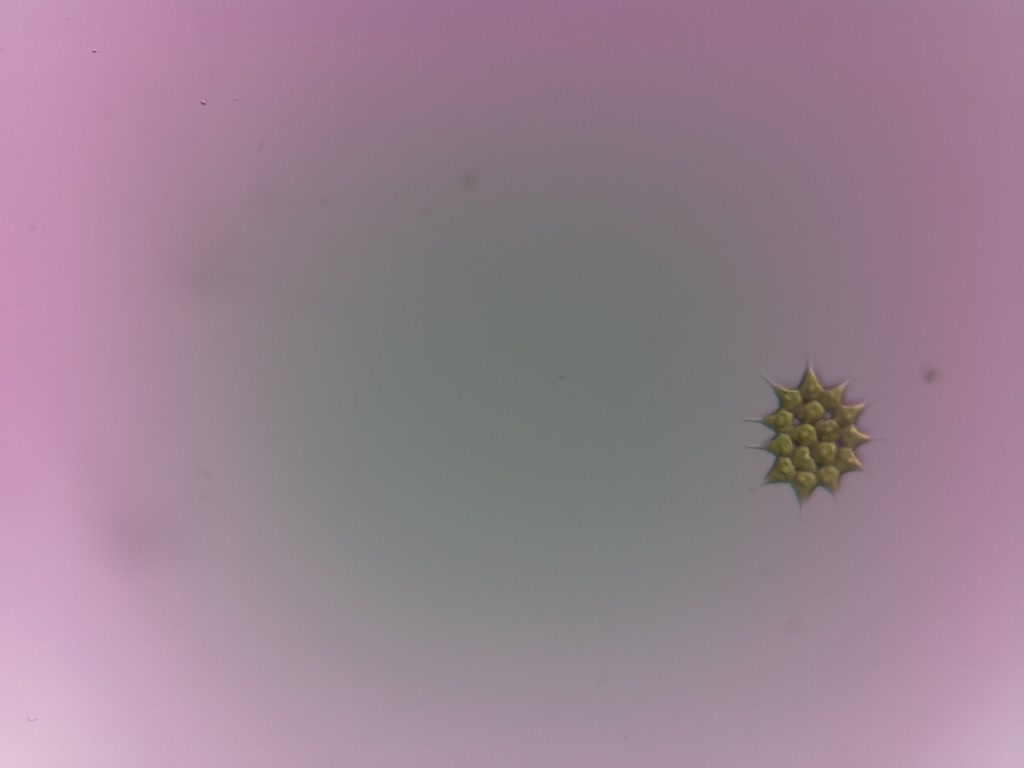
#> input picture Project/feature_extraction/feature_extraction_local/dataset/[150413_111153]_01.jpg, 1024 x 768 px; its folder holds only this picture in this run
$ python hog_local.py   (Python 2 division)
#> lines starting #> are read from the running program, lines starting #| are printed output that depends on the picture
# -*- coding: utf-8 -*-
"""
Created on Sun Apr 19 14:19:50 2015

@author: Sarunya
"""

import os
import sys
import numpy as np
from PIL import Image
import scipy.ndimage
import pickle
from skimage.feature import hog
from skimage import data, color, exposure
import scipy.ndimage
import time
from cv2 import HOGDescriptor
import random
from matplotlib import pyplot as plt

sys.setrecursionlimit(10000)
bs = 200
wd = 8 # theta_range=wd*wd*2
clmax = 11 #clmax is amount of class
theta_dim = 1
dset = 1
nofiles = 1

def timestamp(tt=time.time()):
    st=time.time()
    print("    took: %.2f sec"%(st-tt))
    return st

def normHOG(images_file):
    img = np.array(images_file)
    width, height = img.shape
    # SKIMAGE
    #fd , f = hog(img, orientations=8, pixels_per_cell=(height//8, width//8), cells_per_block=(16, 16), visualise=True)
    f = hog(img, normalise=True,pixels_per_cell=(height//4, width//4))
    print f.shape
    #print len(f)


    #scaling
    #s = (100./f.shape[0],100./f.shape[1])
    #normalized histogram of gradient
    return f#scipy.ndimage.zoom(f,s,order = 2)

def getValue(images):
    f = normHOG(images)
    # [9 lines of commented-out code are left out]
    return f.reshape(-1)

def getVector(images_files,class_files,samples,isTrain):
    ts=time.time()
    sub_img = []
    sub_cs = []
    bb = bs//2

    for f in xrange(len(images_files)):
        img = Image.open(images_files[f]).convert('L')
        w , h = img.size
        pixels=[]
        #print '%02d %s'%(f,images_files[f])
        for i in xrange(samples):
            r = np.random.randint(bb, h-bb)
            c = np.random.randint(bb, w-bb)
            pixels.append((c,r))
            box = (c-bb, r-bb, c + bb, r + bb)
            output_img = img.crop(box)
            sub_img.append(getValue(output_img))

        if isTrain:
            cimg = Image.open(class_files[f]).convert('L')
            for p in pixels:
                sub_cs.append(cimg.getpixel(p))
    if isTrain == True:
        sub_img=np.array(sub_img,dtype=np.float32)
        sub_cs=np.array(sub_cs,dtype=np.uint32)
        sub_cs[sub_cs==255]= clmax - 1
    else:
        sub_cs=None
    ts=timestamp(ts)

    return (sub_img ,sub_cs)


if __name__ == '__main__':
    isTrain = True #train (test: False)
    dsetname = './dataset'
    ddesname = 'hog_dataset'
    images_files = []
    class_files = []
    for root, dirs, files in os.walk(dsetname):
        for f in files:
            if f.endswith('jpg') or f.endswith('JPG') or f.endswith('png') or f.endswith('PNG'):
                # read image to array (PIL)
                images_files.append(os.path.join(root,f))

                img_name = os.path.basename(os.path.join(root,f))
                file_name = img_name.split(".")
                # check image don't have file type 'bmp'
                if isTrain is True:
                    # check image don't have file type 'bmp'
                    if os.path.isfile(os.path.join(root , 'bmp/' + file_name[0] + '.bmp')) == False:
                        print "plese label" ,  img_name
                        sys.exit()#break
                    else:
                        class_files.append(os.path.join(root , 'bmp/' + file_name[0] + '.bmp'))

    # [4 lines of commented-out code are left out]
    dsetname = dsetname.split("/")
    for i in xrange(dset):
        vs ,cs = getVector(images_files,class_files,1000,isTrain)
#> in getVector, `img = Image.open(images_files[f]).convert('L')`:
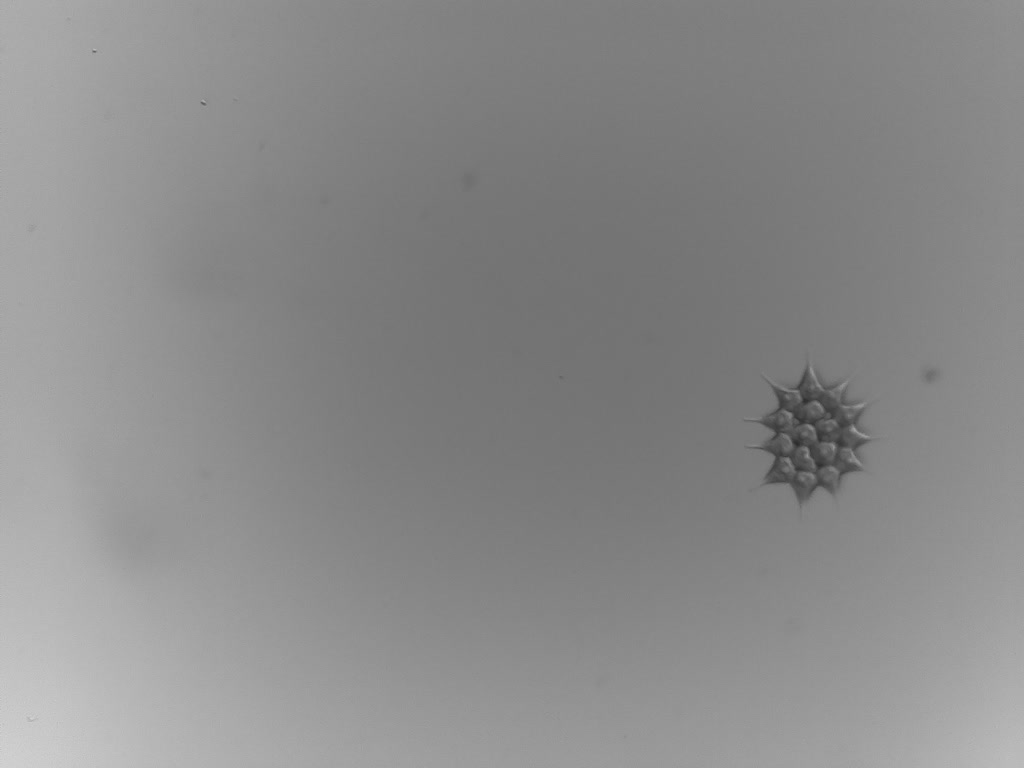
#> img: PIL image 1024x768 L; min 43, max 213, mean 139
#> the loop in getVector, `for i in xrange(samples):` made 1000 passes
#> pass 1, in getVector, `output_img = img.crop(box)`:
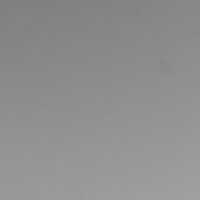
#> output_img: PIL image 200x200 L; min 127, max 161, mean 143.3
#> pass 2, in getVector, `output_img = img.crop(box)`:
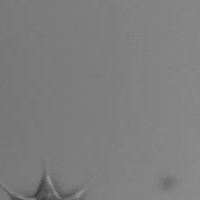
#> output_img: PIL image 200x200 L; min 62, max 149, mean 126
#> pass 3, in getVector, `output_img = img.crop(box)`:
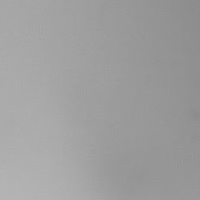
#> output_img: PIL image 200x200 L; min 139, max 180, mean 158.4
#> after the loop in getVector, `for i in xrange(samples):`: pixels = 1000 pairs, first value 100 to 923, second value 100 to 666; sub_img = 1000 items
#> the loop in getVector, `for p in pixels:` made 1000 passes
#> p on passes 1 to 3: (729, 659), (863, 292), (109, 459)
#> after the loop in getVector, `for p in pixels:`: sub_cs = 1000 values, max 182 at index 220, min 67 at index 496, mean 130
#> in getVector, `sub_img=np.array(sub_img,dtype=np.float32)`:
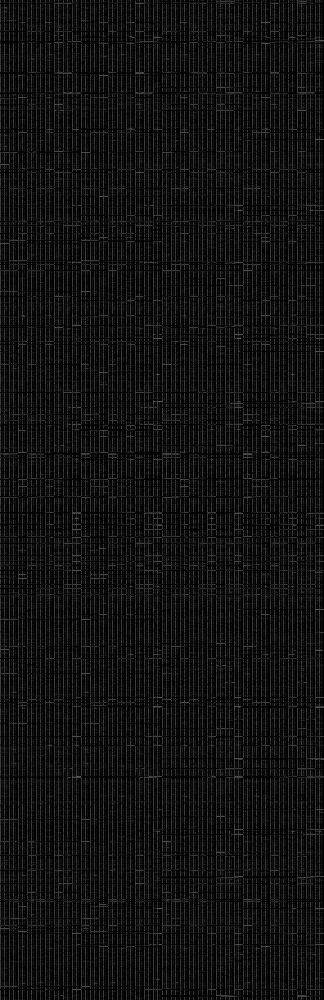
#> sub_img: shape (1000, 324) float32; min 0, max 0.354, mean 0.0714
#> cs has the same summary as sub_cs in getVector
        vs = np.array(vs,dtype=np.float32)
        #cs=np.array(cs)500

        #if cs[0] is None:
        #    cs = None

        if not os.path.exists(ddesname):
            os.makedirs(ddesname)
        if not os.path.exists(ddesname+'/'+dsetname[1]):
            os.makedirs(ddesname+'/'+dsetname[1])
        #if not os.path.exists(ddesname+'/'+dsetname[1]+'/'+'100'):
        #    os.makedirs(ddesname+'/'+dsetname[1]+'/'+'100')

        #rfile = ddesname+'/' +dsetname[1] + '/'+ '100' +'/'+ 'dataset%02d.pic'%(i)
        rfile = ddesname+'/' +dsetname[1] + '/'+ 'dataset%02d.pic'%(i)

        pickleFile = open(rfile, 'wb')
        theta_range = vs.shape[1]
#> theta_range = 324
        size = vs.shape[0]
#> size = 1000
        samples = cs
#> samples has the same summary as sub_cs in getVector
        I = vs
        pickle.dump((clmax,theta_dim,theta_range,size,samples,I), pickleFile, pickle.HIGHEST_PROTOCOL)
        pickleFile.close()
        i = i+1
